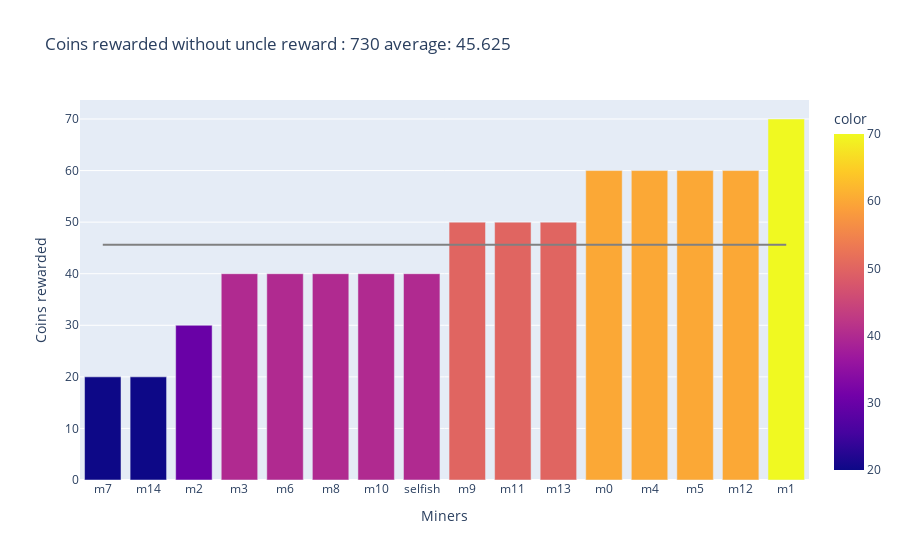
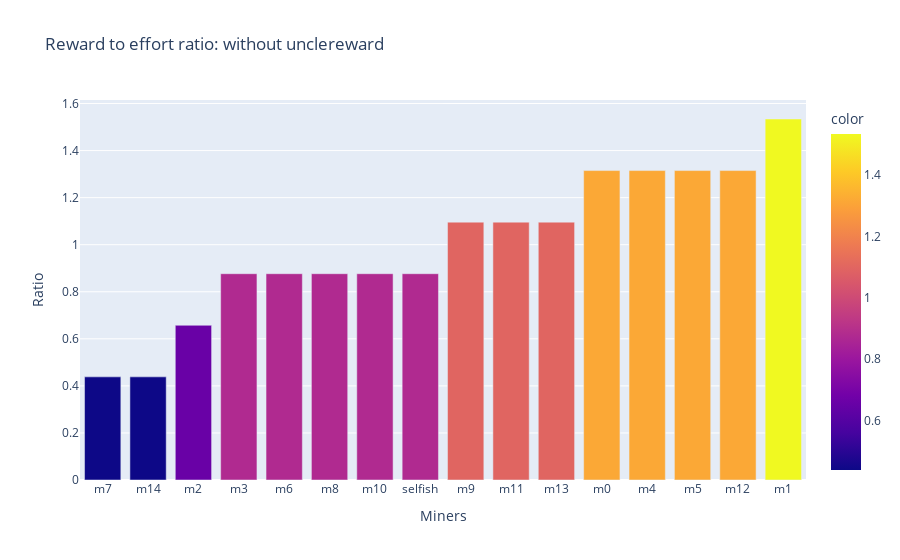
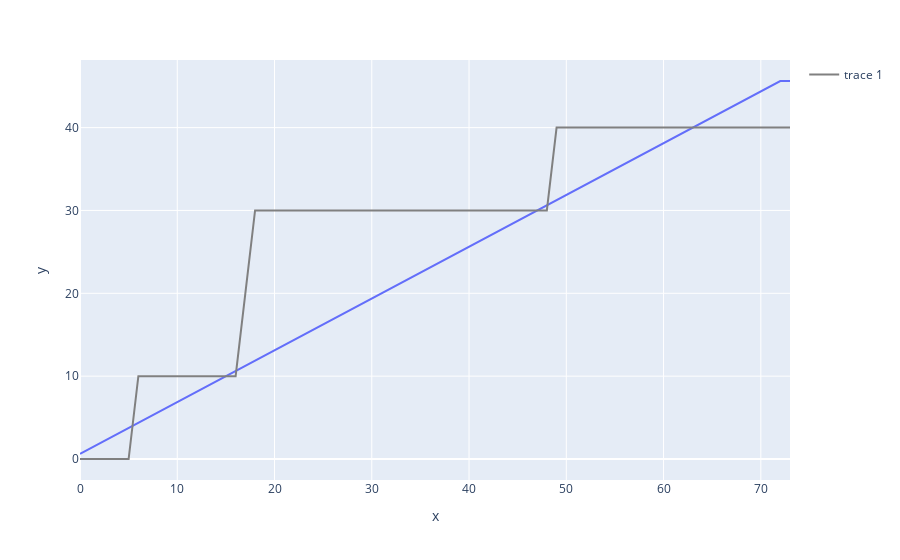
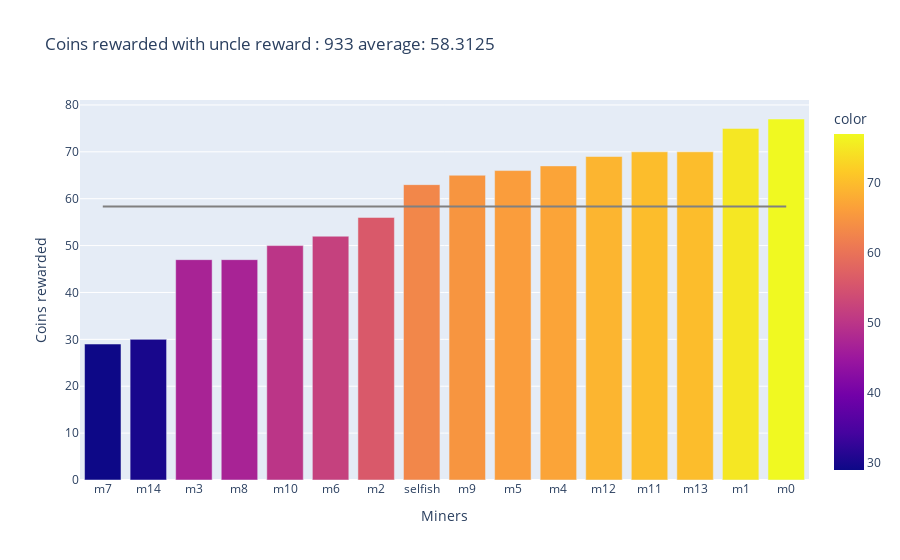

Here is the notebook cell these charts were saved with, in order:
### Markdown cell above
## Modelling blockchain with selfish miner and uncle rewards

### Code cell
bc = Blockchain("0", 5)
miners = []
for i in range(15):
    m = Miner(1, "m"+str(i), bc)
    miners.append(m)

selfish = SelfishMiner(1,"selfish", bc)
while bc.size < 101:
    selfish.PoWSolver()

    for m in miners: 
        m.PoWSolver()
    
    selfish.UpdateLast()
     
    for m in miners: 
        m.UpdateLast()


miners.append(selfish)
total = selfish.miningPower
for m in miners: 
    total += m.miningPower
print("alpha {}".format(selfish.miningPower/total))

analyzeBlockchain(miners,bc)

### Figure 1 — Plotly figure (JSON) as saved in the notebook; plotly's stock layout.template omitted (floating-point values rounded to 4 significant figures)
{"data": [{"alignmentgroup": "True", "hovertemplate": "Miners=%{x}<br>Coins rewarded=%{y}<br>color=%{marker.color}<extra></extra>", "legendgroup": "", "marker": {"color": [20, 20, 30, 40, 40, 40, 40, 40, 50, 50, 50, 60, 60, 60, 60, 70], "coloraxis": "coloraxis", "pattern": {"shape": ""}}, "name": "", "offsetgroup": "", "orientation": "v", "showlegend": false, "textposition": "auto", "type": "bar", "x": ["m7", "m14", "m2", "m3", "m6", "m8", "m10", "selfish", "m9", "m11", "m13", "m0", "m4", "m5", "m12", "m1"], "xaxis": "x", "y": [20, 20, 30, 40, 40, 40, 40, 40, 50, 50, 50, 60, 60, 60, 60, 70], "yaxis": "y"}, {"line": {"color": "gray"}, "mode": "lines", "showlegend": false, "type": "scatter", "x": ["m7", "m14", "m2", "m3", "m6", "m8", "m10", "selfish", "m9", "m11", "m13", "m0", "m4", "m5", "m12", "m1"], "y": [45.62, 45.62, 45.62, 45.62, 45.62, 45.62, 45.62, 45.62, 45.62, 45.62, 45.62, 45.62, 45.62, 45.62, 45.62, 45.62]}], "layout": {"barmode": "relative", "coloraxis": {"colorbar": {"title": {"text": "color"}}, "colorscale": [[0, "#0d0887"], [0.1111, "#46039f"], [0.2222, "#7201a8"], [0.3333, "#9c179e"], [0.4444, "#bd3786"], [0.5556, "#d8576b"], [0.6667, "#ed7953"], [0.7778, "#fb9f3a"], [0.8889, "#fdca26"], [1, "#f0f921"]]}, "legend": {"tracegroupgap": 0}, "title": {"text": "Coins rewarded without uncle reward : 730 average: 45.625"}, "xaxis": {"anchor": "y", "domain": [0, 1], "title": {"text": "Miners"}}, "yaxis": {"anchor": "x", "domain": [0, 1], "title": {"text": "Coins rewarded"}}}}

### Figure 2 — Plotly figure (JSON) as saved in the notebook; plotly's stock layout.template omitted (floating-point values rounded to 4 significant figures)
{"data": [{"alignmentgroup": "True", "hovertemplate": "Miners=%{x}<br>Ratio=%{y}<br>color=%{marker.color}<extra></extra>", "legendgroup": "", "marker": {"color": [0.4384, 0.4384, 0.6575, 0.8767, 0.8767, 0.8767, 0.8767, 0.8767, 1.096, 1.096, 1.096, 1.315, 1.315, 1.315, 1.315, 1.534], "coloraxis": "coloraxis", "pattern": {"shape": ""}}, "name": "", "offsetgroup": "", "orientation": "v", "showlegend": false, "textposition": "auto", "type": "bar", "x": ["m7", "m14", "m2", "m3", "m6", "m8", "m10", "selfish", "m9", "m11", "m13", "m0", "m4", "m5", "m12", "m1"], "xaxis": "x", "y": [0.4384, 0.4384, 0.6575, 0.8767, 0.8767, 0.8767, 0.8767, 0.8767, 1.096, 1.096, 1.096, 1.315, 1.315, 1.315, 1.315, 1.534], "yaxis": "y"}], "layout": {"barmode": "relative", "coloraxis": {"colorbar": {"title": {"text": "color"}}, "colorscale": [[0, "#0d0887"], [0.1111, "#46039f"], [0.2222, "#7201a8"], [0.3333, "#9c179e"], [0.4444, "#bd3786"], [0.5556, "#d8576b"], [0.6667, "#ed7953"], [0.7778, "#fb9f3a"], [0.8889, "#fdca26"], [1, "#f0f921"]]}, "legend": {"tracegroupgap": 0}, "title": {"text": "Reward to effort ratio: without unclereward"}, "xaxis": {"anchor": "y", "domain": [0, 1], "title": {"text": "Miners"}}, "yaxis": {"anchor": "x", "domain": [0, 1], "title": {"text": "Ratio"}}}}

### Figure 3 — Plotly figure (JSON) as saved in the notebook; plotly's stock layout.template omitted (floating-point values rounded to 4 significant figures)
{"data": [{"hovertemplate": "x=%{x}<br>y=%{y}<extra></extra>", "legendgroup": "", "line": {"color": "#636efa", "dash": "solid"}, "marker": {"symbol": "circle"}, "mode": "lines", "name": "", "orientation": "v", "showlegend": false, "type": "scatter", "x": [0, 1, 2, 3, 4, 5, 6, 7, 8, 9, 10, 11, 12, 13, 14, 15, 16, 17, 18, 19, 20, 21, 22, 23, 24, 25, 26, 27, 28, 29, 30, 31, 32, 33, 34, 35, 36, 37, 38, 39, 40, 41, 42, 43, 44, 45, 46, 47, 48, 49, 50, 51, 52, 53, 54, 55, 56, 57, 58, 59, 60, 61, 62, 63, 64, 65, 66, 67, 68, 69, 70, 71, 72, 73], "xaxis": "x", "y": [0.625, 1.25, 1.875, 2.5, 3.125, 3.75, 4.375, 5, 5.625, 6.25, 6.875, 7.5, 8.125, 8.75, 9.375, 10, 10.62, 11.25, 11.88, 12.5, 13.12, 13.75, 14.38, 15, 15.62, 16.25, 16.88, 17.5, 18.12, 18.75, 19.38, 20, 20.62, 21.25, 21.88, 22.5, 23.12, 23.75, 24.38, 25, 25.62, 26.25, 26.88, 27.5, 28.12, 28.75, 29.38, 30, 30.62, 31.25, 31.88, 32.5, 33.12, 33.75, 34.38, 35, 35.62, 36.25, 36.88, 37.5, 38.12, 38.75, 39.38, 40, 40.62, 41.25, 41.88, 42.5, 43.12, 43.75, 44.38, 45, 45.62, 45.62], "yaxis": "y"}, {"line": {"color": "gray"}, "mode": "lines", "showlegend": true, "type": "scatter", "y": [0, 0, 0, 0, 0, 0, 10, 10, 10, 10, 10, 10, 10, 10, 10, 10, 10, 20, 30, 30, 30, 30, 30, 30, 30, 30, 30, 30, 30, 30, 30, 30, 30, 30, 30, 30, 30, 30, 30, 30, 30, 30, 30, 30, 30, 30, 30, 30, 30, 40, 40, 40, 40, 40, 40, 40, 40, 40, 40, 40, 40, 40, 40, 40, 40, 40, 40, 40, 40, 40, 40, 40, 40, 40]}], "layout": {"legend": {"tracegroupgap": 0}, "margin": {"t": 60}, "xaxis": {"anchor": "y", "domain": [0, 1], "title": {"text": "x"}}, "yaxis": {"anchor": "x", "domain": [0, 1], "title": {"text": "y"}}}}

### Figure 4 — Plotly figure (JSON) as saved in the notebook; plotly's stock layout.template omitted (floating-point values rounded to 4 significant figures)
{"data": [{"alignmentgroup": "True", "hovertemplate": "Miners=%{x}<br>Coins rewarded=%{y}<br>color=%{marker.color}<extra></extra>", "legendgroup": "", "marker": {"color": [29, 30, 47, 47, 50, 52, 56, 63, 65, 66, 67, 69, 70, 70, 75, 77], "coloraxis": "coloraxis", "pattern": {"shape": ""}}, "name": "", "offsetgroup": "", "orientation": "v", "showlegend": false, "textposition": "auto", "type": "bar", "x": ["m7", "m14", "m3", "m8", "m10", "m6", "m2", "selfish", "m9", "m5", "m4", "m12", "m11", "m13", "m1", "m0"], "xaxis": "x", "y": [29, 30, 47, 47, 50, 52, 56, 63, 65, 66, 67, 69, 70, 70, 75, 77], "yaxis": "y"}, {"line": {"color": "gray"}, "mode": "lines", "showlegend": false, "type": "scatter", "x": ["m7", "m14", "m3", "m8", "m10", "m6", "m2", "selfish", "m9", "m5", "m4", "m12", "m11", "m13", "m1", "m0"], "y": [58.31, 58.31, 58.31, 58.31, 58.31, 58.31, 58.31, 58.31, 58.31, 58.31, 58.31, 58.31, 58.31, 58.31, 58.31, 58.31]}], "layout": {"barmode": "relative", "coloraxis": {"colorbar": {"title": {"text": "color"}}, "colorscale": [[0, "#0d0887"], [0.1111, "#46039f"], [0.2222, "#7201a8"], [0.3333, "#9c179e"], [0.4444, "#bd3786"], [0.5556, "#d8576b"], [0.6667, "#ed7953"], [0.7778, "#fb9f3a"], [0.8889, "#fdca26"], [1, "#f0f921"]]}, "legend": {"tracegroupgap": 0}, "title": {"text": "Coins rewarded with uncle reward : 933 average: 58.3125"}, "xaxis": {"anchor": "y", "domain": [0, 1], "title": {"text": "Miners"}}, "yaxis": {"anchor": "x", "domain": [0, 1], "title": {"text": "Coins rewarded"}}}}
